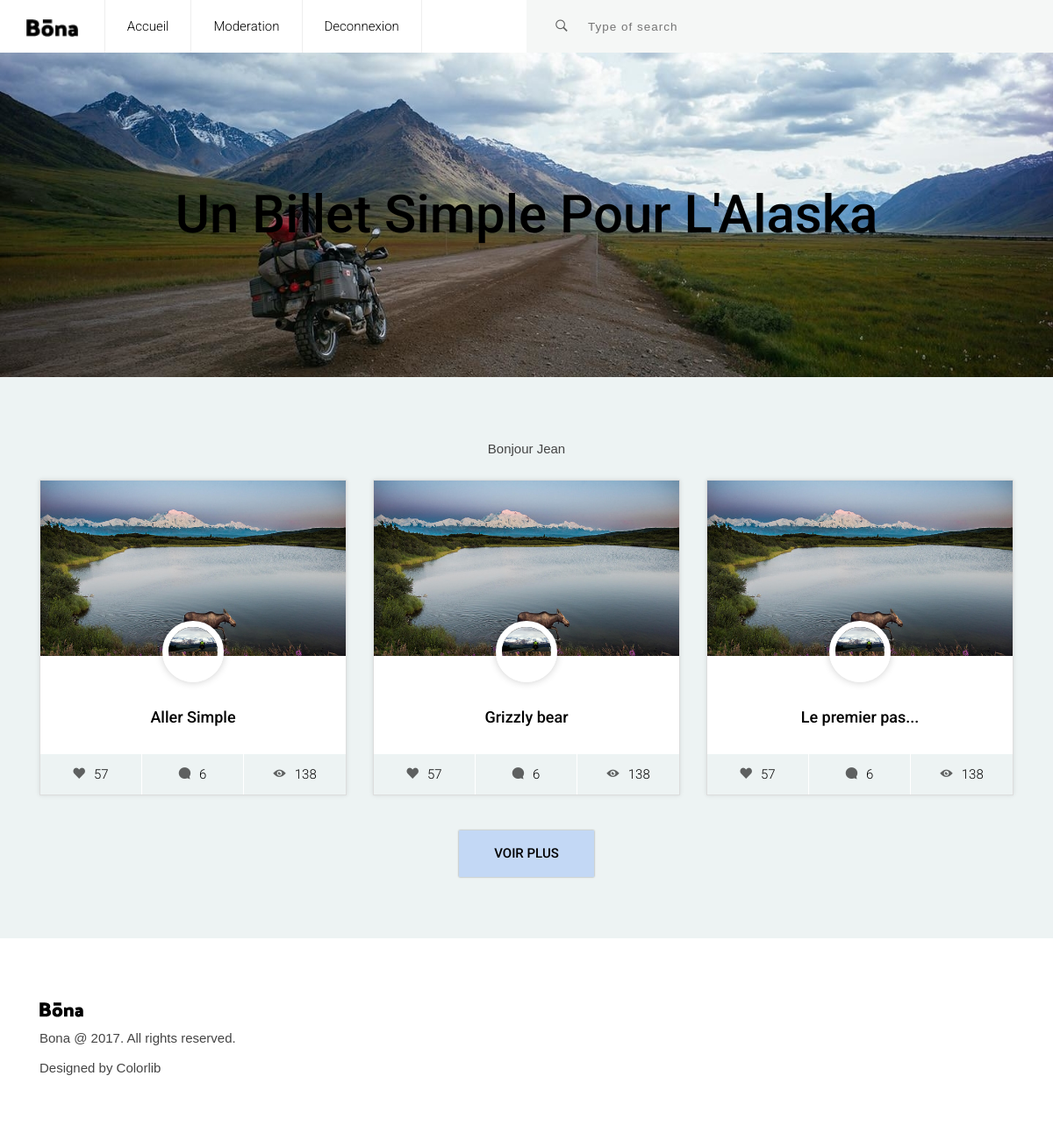
The page /index.php?action=Aindex (signed in) on the database its author committed.
### tables this page shows
CREATE TABLE `articles` (
  `id` int(11) NOT NULL,
  `title` varchar(255) NOT NULL,
  `introduction` text NOT NULL,
  `content` longtext NOT NULL,
  `created_at` datetime NOT NULL,
  `author_id` int(11) NOT NULL
);

### app/Renderer.php (called while the page is built, shortened)
<?php
 class Renderer {
  public static function render(string $path, array $variables = []){
  extract($variables);
  require('views/' .$path. '.html.php');
  require('views/layout.html.php');
  }
}

### app/controllers/AdminController.php (called while the page is built, shortened)
<?php
class AdminController extends Controllers{
    public function index(){
        $articles = $this->model2->findAll("created_at DESC");
        \Renderer::render('articles/indexAdmin', compact('pageTitle','articles'));
    }
}

### public/index.php (called while the page is built, shortened)
<?php
require_once '../app/autoload.php';
\Router::route();

### app/controllers/Controllers.php (called while the page is built, shortened)
<?php
abstract class Controllers{
    public function __construct()
    {
        $this->model2 = new $this->secondModelName();
    }
}

### app/autoload.php (called while the page is built, shortened)
<?php
spl_autoload_register(function($className){
    $className = str_replace("\\", "/", $className);
});

### app/Database.php (called while the page is built)
<?php
class Database{
    private static $connexion = null;
    public static function getPdo():PDO{
        try{
        if(self::$connexion === null){
            self::$connexion = new PDO('mysql:host=localhost;dbname=alaska;charset=utf8', 'root', 'root', [
                PDO::ATTR_ERRMODE => PDO::ERRMODE_EXCEPTION,
                PDO::ATTR_DEFAULT_FETCH_MODE => PDO::FETCH_ASSOC
            ]);
        }
        return self::$connexion;
        throw new Exception('Error 404');
        }catch(Exception $e){
        $e->getMessage();
        }
    }
}

### app/models/Model.php (called while the page is built, shortened)
<?php
abstract class Model {
    protected $pdo;
    protected $table;
    public function __construct()
    {
        $this->pdo = \Database::getPdo();
    }
    public function findAll(?string $order = ""):array {
        $sql = "SELECT * FROM {$this->table}";
        if($order){
            $sql .= " ORDER BY " . $order;
        }
        $resultats = $this->pdo->query($sql);
        $articles = $resultats->fetchAll();
        return $articles;
    }
}

### app/views/articles/indexAdmin.html.php (the view, shortened to what this page needs)
<?php if(isset($_SESSION['id']) && $_SESSION['role_id']=== "1"): ?>
	<header>
		<div class="container-fluid position-relative no-side-padding">
			<a href="#" class="logo"><img src="images/logo.png" alt="Logo Image"></a>
			<ul class="main-menu visible-on-click" id="main-menu">
				<li>
					<a href="index.php?action=Aindex">Accueil</a>
				</li>
				<li>
					<a href="index.php?action=AindexModerate">Moderation</a>
				</li>
				<li>
					<a href="index.php?action=Udisconnect">Deconnexion</a>
				</li>
			</ul>
				<div class="src-area">
				<form>
					<button class="src-btn" type="submit"><i class="ion-ios-search-strong"></i></button>
					<input class="src-input" type="text" placeholder="Type of search">
				</form>
			</div>
		</div>
	</header>
<?php endif ?>
<div class="slider">
  <div class="display-table  center-text">
    <h1 class="title display-table-cell"><b>Un Billet Simple Pour L'Alaska</b></h1>
  </div>
</div>
	<section class="blog-area section">
		<div class="container">
		<?php if(isset($_SESSION['role_id'])): ?>
			<?= '<p>Bonjour ' . $_SESSION['pseudo'] .'</p>' ?>
		<?php endif ?>
		<br>
			<div class="row">
		<?php foreach ($articles as $article):?>
				<div class="col-lg-4 col-md-6">
					<div class="card h-100">
						<div class="single-post post-style-1">
							<div class="blog-image"><img src="images/denali3.jpeg" alt="Blog Image"></div>
							<a class="avatar" href="index.php?action=Ashow&id=<?= $article['id'] ?>"><img src="images/denali6.jpeg" alt="Profile Image"></a>
							<div class="blog-info">
								<h4 class="title"><a href="index.php?action=Ashow&id=<?= $article['id'] ?>"><b><?= $article['title'] ?></b></a></h4>
								<ul class="post-footer">
									<li><a href="#"><i class="ion-heart"></i>57</a></li>
									<li><a href="#"><i class="ion-chatbubble"></i>6</a></li>
									<li><a href="#"><i class="ion-eye"></i>138</a></li>
								</ul>
							</div>
						</div>
					</div>
				</div>
        <?php endforeach ?>
			</div>
			<a class="load-more-btn" href="#"><b>VOIR PLUS</b></a>
		</div>
	</section>

### public/layout-1/css/styles.css (style rules this page uses)
html { font-size: 100%; height: 100%; overflow-x: hidden; touch-action: manipulation; }
body { font-size: 15px; font-family: 'Roboto', sans-serif; width: 100%; height: 100%; margin: 0; font-weight: 300; -webkit-font-smoothing: antialiased; -moz-osx-font-smoothing: grayscale; word-wrap: break-word; background: #EDF3F3; color: #000; }
h1, h2, h3, h4, h5, h6, p, a, ul, span, li, img { margin: 0; padding: 0; font-weight: 300; }
h1,h2,h3,h4,h5,h6 { line-height: 1.5; }
p { line-height: 1.6; font-family: 'Maven Pro', sans-serif; font-weight: 400; color: #444; }
h1 { font-size: 4em; line-height: 1; }
h4 { font-size: 1.2em; }
a, button { display: inline-block; text-decoration: none; color: inherit; transition: all .3s; }
b { font-weight: 500; }
img { width: 100%; }
li { list-style: none; display: inline-block; }
header { font-weight: 400; }
.section { padding: 70px 0 40px; }
.center-text { text-align: center; }
.display-table { display: table; height: 100%; width: 100%; }
.display-table-cell { display: table-cell; vertical-align: middle; }
.card { background: transparent; border: 0; }
.no-side-padding { padding-right: 0px; padding-left: 0px; }
header { overflow: hidden; background: #fff; box-shadow: 0px 2px 10px rgba(0,0,0, .3); }
header .logo { float: left; height: 20px; margin: 20px 30px; }
header .logo img { height: 100%; width: auto; }
header .main-menu { display: inline-block; float: left; }
header .main-menu > li { float: left; }
header .main-menu > li > a { height: 60px; line-height: 60px; padding: 0 25px; border-right: 1px solid #eee; }
header .main-menu > li:first-child > a { border-left: 1px solid #eee; }
header .src-area { position: relative; height: 60px; width: 50%; float: right; display: inline-block; background: #F5F7F6; }
header .src-area .src-input { position: absolute; top: 0; bottom: 0; left: 0; right: 0; width: 100%; padding: 0 20px 0 70px; background: transparent; border: 0; outline: 0; }
header .src-area .src-btn { position: absolute; top: 0; bottom: 0; left: 0; width: 40px; background: none; border: 0; font-size: 1.2em; outline: 0; margin-left: 20px; opacity: .6; cursor: pointer; z-index: 10; }
.slider { height: 370px; width: 100%; background-image: url(../../images/denalimoto2.jpg); background-size: cover; }
.blog-area .row div[class^="col"] { margin-bottom: 30px; }
.blog-area { text-align: center; background: #EDF3F3; }
.blog-area .single-post { height: 100%; position: relative; padding-bottom: 45px; overflow: hidden; box-shadow: 0px 0px 5px rgba(0,0,0,.1); border: 1px solid #ddd; background: #fff; }
.blog-area .single-post .title { padding: 20px 30px 30px; }
.single-post .avatar { margin: 0 auto; margin-top: -40px; width: 70px; height: 70px; overflow: hidden; z-index: 10; border-radius: 100px; position: relative; border: 7px solid #fff; box-shadow: 0px 0px 10px rgba(0,0,0,.2); }
.single-post .post-footer { position: absolute; bottom: 0; left: 0; right: 0; text-align: center; }
.single-post .post-footer > li { width: 33.33%; display: inline-block; border-right: 1px solid #fff; background: #EDF3F3; }
.single-post .post-footer > li:first-child { float: left; }
.single-post .post-footer > li:last-child { border: 0px; float: right; }
.single-post .post-footer > li > a { line-height: 45px; width: 100%; }
.single-post .post-footer i { display: inline-block; margin-right: 10px; opacity: .6; font-size: 1.1em; }
.post-style-1 .blog-image { max-height: 200px; overflow: hidden; }
.display-table .display-table-cell.title { padding: 30px; }
.load-more-btn { padding: 15px 40px; margin: 10px 0 30px; transition: all .3s; box-shadow: 0px 0px 2px rgba(0,0,0,.4); background: #C3D8F5; }

### rows shown on the page
articles: title "Aller Simple"
articles: title "Grizzly bear"
articles: title "Le premier pas..."

### other values the page prints
$_SESSION['pseudo'] "Jean"
